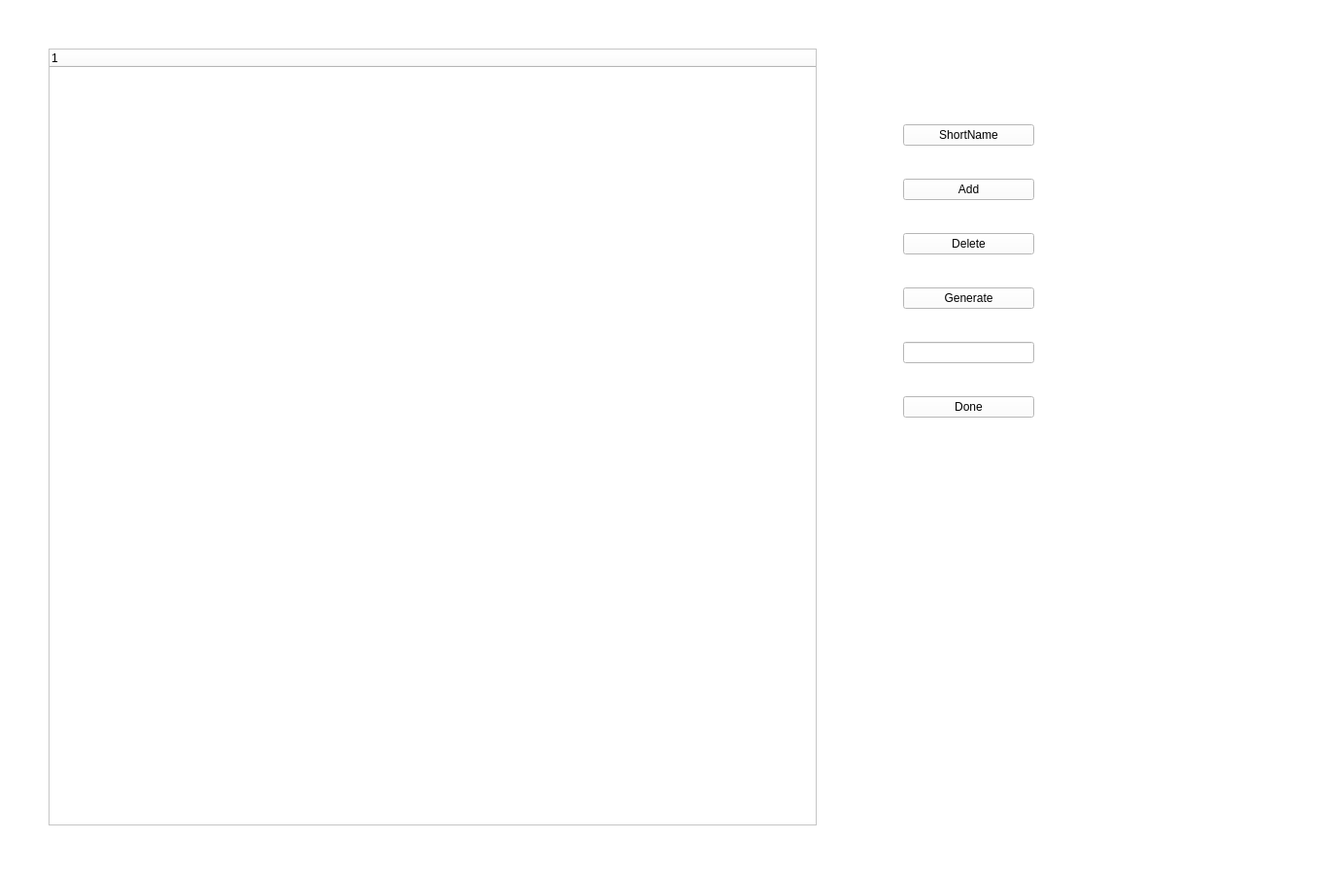
<?xml version="1.0" encoding="UTF-8"?>
<ui version="4.0">
 <class>Form</class>
 <widget class="QWidget" name="Form">
  <property name="geometry">
   <rect>
    <x>0</x>
    <y>0</y>
    <width>1384</width>
    <height>900</height>
   </rect>
  </property>
  <property name="windowTitle">
   <string>Form</string>
  </property>
  <property name="styleSheet">
   <string notr="true">background-color: rgb(255, 255, 255);</string>
  </property>
  <widget class="QTreeWidget" name="treeWidget">
   <property name="geometry">
    <rect>
     <x>50</x>
     <y>50</y>
     <width>791</width>
     <height>800</height>
    </rect>
   </property>
   <property name="styleSheet">
    <string notr="true">background-color: rgb(255, 255, 255);</string>
   </property>
   <column>
    <property name="text">
     <string notr="true"/>
    </property>
   </column>
   <column>
    <property name="text">
     <string/>
    </property>
   </column>
  </widget>
  <widget class="QWidget" name="">
   <property name="geometry">
    <rect>
     <x>930</x>
     <y>100</y>
     <width>135</width>
     <height>361</height>
    </rect>
   </property>
   <layout class="QVBoxLayout" name="verticalLayout">
    <item>
     <widget class="QPushButton" name="BTN_SHRTNAME">
      <property name="styleSheet">
       <string notr="true">background-color: rgb(255, 255, 255);</string>
      </property>
      <property name="text">
       <string>ShortName</string>
      </property>
     </widget>
    </item>
    <item>
     <widget class="QPushButton" name="pushButton_2">
      <property name="styleSheet">
       <string notr="true">background-color: rgb(255, 255, 255);</string>
      </property>
      <property name="text">
       <string>Add</string>
      </property>
     </widget>
    </item>
    <item>
     <widget class="QPushButton" name="pushButton">
      <property name="text">
       <string>Delete</string>
      </property>
     </widget>
    </item>
    <item>
     <widget class="QPushButton" name="BTN_Generate">
      <property name="text">
       <string>Generate</string>
      </property>
     </widget>
    </item>
    <item>
     <widget class="QLineEdit" name="LINEDIT_SHRTNAME"/>
    </item>
    <item>
     <widget class="QPushButton" name="BTN_DONE">
      <property name="text">
       <string>Done</string>
      </property>
     </widget>
    </item>
   </layout>
  </widget>
 </widget>
 <resources/>
 <connections/>
</ui>
